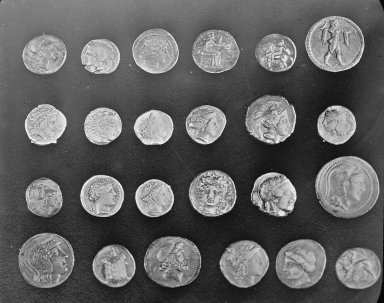
#> input picture skimage.data.coins(), 384 x 303 px
$ jupyter execute --allow-errors Lab6.ipynb   (older library calls are emulated)
#> lines starting #> are read from the running program, lines starting #| are printed output that depends on the picture; after the words box and inside, x2 and y2 are one past the last pixel; in counts of white or black regions, pixels touching at a corner belong together
## Лабораторная работа 6
## Сегментация изображений
## Водяный Михаил
## РИМ-181228

[cell 1]
import numpy as np
from skimage import data
from skimage import segmentation as seg
from skimage import filters as filters
from skimage import draw as draw
from skimage import color as color
from skimage.io import imshow, imread
from skimage.feature import canny
from skimage.transform import resize
from scipy import ndimage as ndi
import matplotlib.pyplot as plt
from skimage.filters import sobel
from skimage.morphology import watershed
from skimage.color import label2rgb
import cv2

[cell 2]
img_coins = data.coins()
#> img_coins is the input picture: shape (303, 384); min 1, max 252, mean 96.9
hist = np.histogram(img_coins, bins = np.arange(0, 256))
fig, axes = plt.subplots(1, 2, figsize=(15, 5))
axes[0].imshow(img_coins, cmap=plt.cm.gray, interpolation='nearest')
axes[0].axis('off')
axes[1].plot(hist[1][:-1], hist[0], lw=2)
axes[1].set_title('Гистограмма значений серого')
#> figure, not shown here; panel 2: curve peaks at x = 36, y = 1264

### Сегментация на основе краев

[cell 3]
edges = canny(img_coins/255., sigma=3)
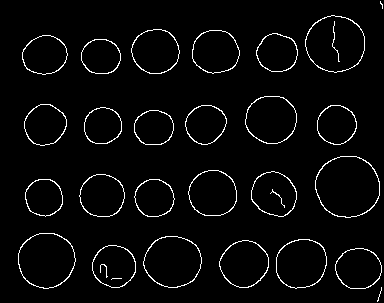
#> edges: shape (303, 384) bool; 3.5% white in thin lines or dots
imshow(edges)

[cell 4]
fill_coins = ndi.binary_fill_holes(edges)
#> fill_coins: shape (303, 384) bool; 34.8% white; 26 white regions (2 under 20 px), largest, box (x1, y1, x2, y2) and area: (315, 156, 380, 218) 3206, (305, 15, 365, 73) 2707, (18, 233, 76, 289) 2548
imshow(fill_coins)

[cell 5]
label_objects, nb_labels = ndi.label(fill_coins)
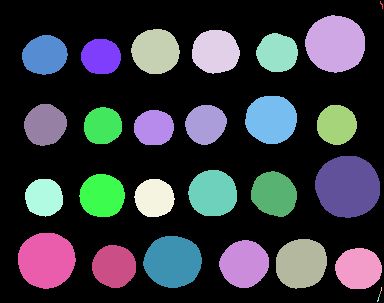
#> label_objects: shape (303, 384) int32; 30 distinct labels, from 0 to 29; one colour per label, 0 black
#> nb_labels = 29
sizes = np.bincount(label_objects.ravel())
#> sizes = 30 values, max 75840 at index 0, min 3 at index 27, mean 3878.4
mask_sizes = sizes > 15
mask_sizes[0] = 0
clean_coins = mask_sizes[label_objects]

imshow(clean_coins)

### Сегментация по регионам

[cell 6]
elevation_map = sobel(img_coins)
imshow(elevation_map)

[cell 7]
markers = np.zeros_like(img_coins)
markers[img_coins < 30] = 1
markers[img_coins > 150] = 2

[cell 8]
plt.imshow(markers, cmap=plt.cm.gray)

[cell 9]
segmentation = watershed(elevation_map, markers)
#> segmentation: shape (303, 384); values 1 (black) and 2 (white), 33.4% white; 25 white regions (1 under 20 px), largest, box (x1, y1, x2, y2) and area: (315, 156, 380, 218) 3141, (305, 16, 365, 72) 2604, (18, 233, 75, 288) 2461
plt.imshow(segmentation, cmap=plt.cm.gray)

[cell 10]
segmentation = ndi.binary_fill_holes(segmentation - 1)

[cell 11]
plt.imshow(segmentation, cmap=plt.cm.gray)

[cell 12]
labeled_coins, _ = ndi.label(segmentation)
#> labeled_coins: shape (303, 384) int32; 26 distinct labels, from 0 to 25

[cell 13]
image_label_overlay = label2rgb(labeled_coins, image=img_coins)

fig, axes = plt.subplots(1, 2, figsize=(20, 10), sharey=True)
axes[0].imshow(img_coins, cmap=plt.cm.gray, interpolation='nearest')
axes[0].contour(segmentation, [0.5], linewidths=1.2, colors='r')
axes[1].imshow(image_label_overlay, interpolation='nearest')

for a in axes:
    a.axis('off')
    a.set_adjustable('box-forced')

plt.tight_layout()

### Сегментация текста

[cell 14]
def img_show(image, nrows=1, ncols=1, cmap='gray'):
    fig, ax = plt.subplots(nrows=nrows, ncols=ncols, figsize=(10, 10))
    ax.imshow(image, cmap='gray')
    ax.axis('off')
    return fig, ax

[cell 15]
text = data.page()
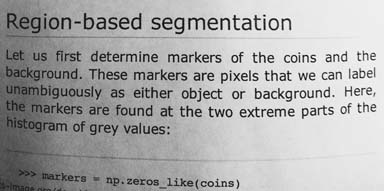
#> input picture skimage.data.page(), 384 x 191 px
#> text is the input picture: shape (191, 384); min 0, max 255, mean 171.5
fig, axes = plt.subplots(1, 2, figsize = (15, 5))
axes[0].imshow(text, cmap = 'gray')
axes[0].axis('off')
axes[1].hist(text.ravel(), bins = 32, range = [0, 256])
axes[1].set_title('Гистограмма исходного изображения');
#> figure, not shown here; panel 2: tallest bar 9320 high, from x = 224 to 232

### Контролируемый порог

[cell 16]
text_segmented_70 = text > 70
#> text_segmented_70: shape (191, 384) bool; 93.3% white; black in thin lines or dots
img_show(text_segmented_70);
text_segmented_120 = text > 120
#> text_segmented_120: shape (191, 384) bool; 80.8% white; 250 black regions (105 under 20 px), largest, box (x1, y1, x2, y2) and area: (0, 40, 80, 191) 6960, (4, 12, 51, 43) 523, (50, 102, 83, 115) 180
img_show(text_segmented_120);

### Неконтролируемый порог

[cell 17]
text_threshold = filters.threshold_local(text,block_size=51, offset=10)
img_show(text > text_threshold);

## Сегментация лица

[cell 18]
image = imread('man.jpg')
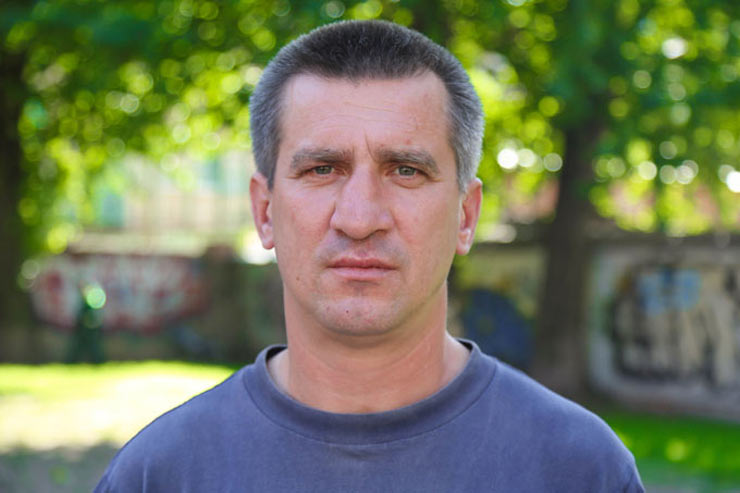
#> input picture Lab6/man.jpg, 740 x 493 px
#> image is the input picture: shape (493, 740, 3); mean R, G, B 114.8, 121.6, 92.6
image = resize(image, (image.shape[0]//2,image.shape[1]//2))
#> image: shape (246, 370, 3) float64
img_show(image)

### Активная контурная сегментация

[cell 19]
image_gray = color.rgb2gray(image)
img_show(image_gray)

[cell 20]
def circle_points(resolution, center, radius):

    radians = np.linspace(0, 2*np.pi, resolution)
    c = center[1] + radius*np.cos(radians)#polar co-ordinates
    r = center[0] + radius*np.sin(radians)

    return np.array([c, r]).T

points = circle_points(250, [100, 180], 80)[:-1]

[cell 21]
fig, ax = img_show(image)
ax.plot(points[:, 0], points[:, 1], '--r', lw=3)
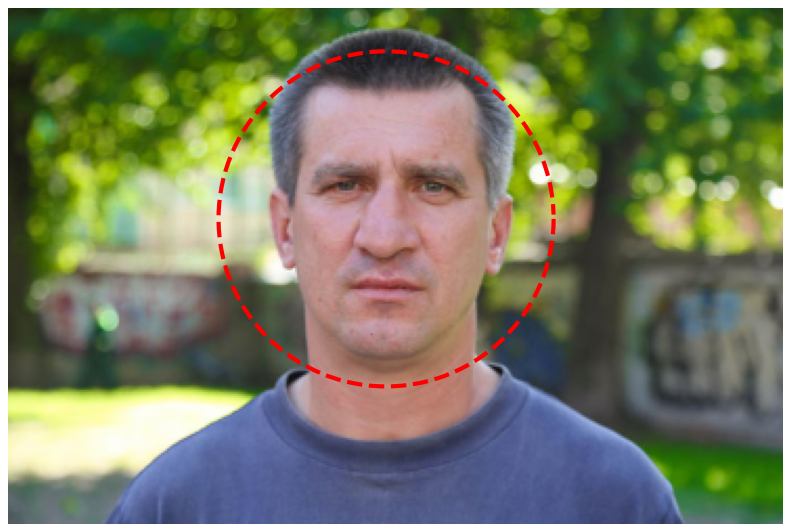
#> figure drawn by matplotlib, 1 panel

[cell 22]
snake = seg.active_contour(image_gray, points,alpha=0.06,beta=0.3)
#> snake = 249 pairs, first value 121.5 to 219.3, second value 32.66 to 172.6
fig, ax = img_show(image)
ax.plot(points[:, 0], points[:, 1], '--r', lw=3)
ax.plot(snake[:, 0], snake[:, 1], '-b', lw=3);

### Сегментация случайного прохождения

[cell 23]
image_labels = np.zeros(image_gray.shape, dtype=np.uint8)
indices = draw.circle_perimeter(100, 180, 30)
image_labels[indices] = 1
image_labels[points[:, 1].astype(np.int), points[:, 0].astype(np.int)] = 2
img_show(image_labels);

[cell 24]
image_segmented = seg.random_walker(image_gray, image_labels)
#> image_segmented: shape (246, 370); values 1 (black) and 2 (white), 91.7% white; 1 black region, box (x1, y1, x2, y2) and area: (131, 51, 232, 145) 7551

fig, ax = img_show(image_gray)
ax.imshow(image_segmented == 1, alpha=0.3);

[cell 25]
image_segmented = seg.random_walker(image_gray, image_labels, beta = 20000)
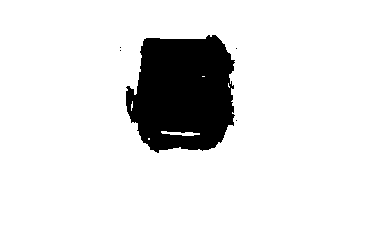
#> image_segmented: shape (246, 370); values 1 (black) and 2 (white), 88.9% white; 5 black regions (4 under 20 px), largest, box (x1, y1, x2, y2) and area: (126, 35, 235, 153) 10121

fig, ax = img_show(image_gray)
ax.imshow(image_segmented == 1, alpha=0.3);
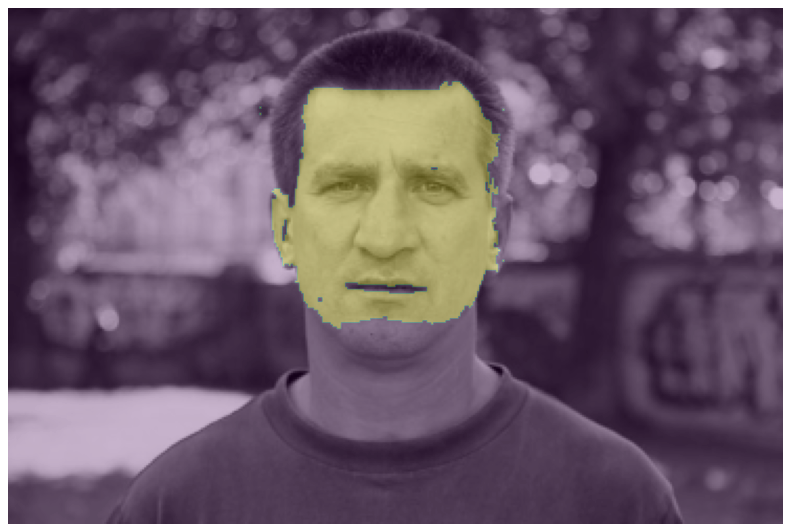
#> figure drawn by matplotlib, 1 panel

### Простая Линейно-итеративная Кластеризация (SLIC)

[cell 26]
image_slic = seg.slic(image,n_segments=155)
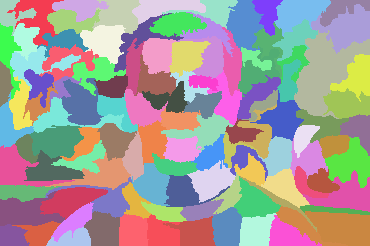
#> image_slic: shape (246, 370) int64; 114 distinct labels, from 1 to 114; one colour per label, 0 black

[cell 27]
img_show(color.label2rgb(image_slic, image, kind='avg'));

### Felzenszwalb

[cell 28]
image_felzenszwalb = seg.felzenszwalb(image)
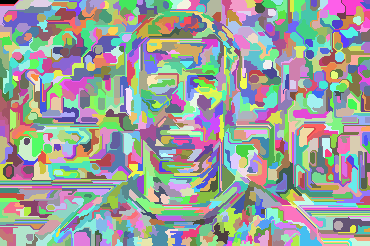
#> image_felzenszwalb: shape (246, 370) int64; 1170 distinct labels, from 0 to 1169; one colour per label, 0 black
img_show(image_felzenszwalb);

[cell 29]
np.unique(image_felzenszwalb).size
#> Out = 1170

[cell 30]
image_felzenszwalb_colored = color.label2rgb(image_felzenszwalb, image, kind='avg')
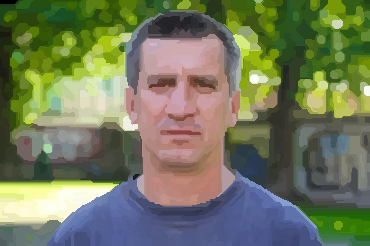
#> image_felzenszwalb_colored: shape (246, 370, 3) float64; mean R, G, B 0.45, 0.477, 0.363
img_show(image_felzenszwalb_colored);

### OpenCV

[cell 31]
# загружаем изображение и отображаем его
image = cv2.imread("matrix-sunglasses.jpg")
cv2.imshow("Original image", image)

#> (a cell that did not finish here is left out)

[cell 33]
# коэффициент уменьшения стороны
final_wide = 200
#> (the rest of this cell did not finish here and is left out)

#> (a cell that did not finish here is left out)

#> (a cell that did not finish here is left out)

#> (a cell that did not finish here is left out)

[cell 37]
#отражение изображения по горизонтали
flip_image = cv2.flip(image,1)
cv2.imshow("Flip image", flip_image)
cv2.waitKey(0)

[cell 38]
cv2.imwrite("flipped.png", flip_image)
#> Out = True
